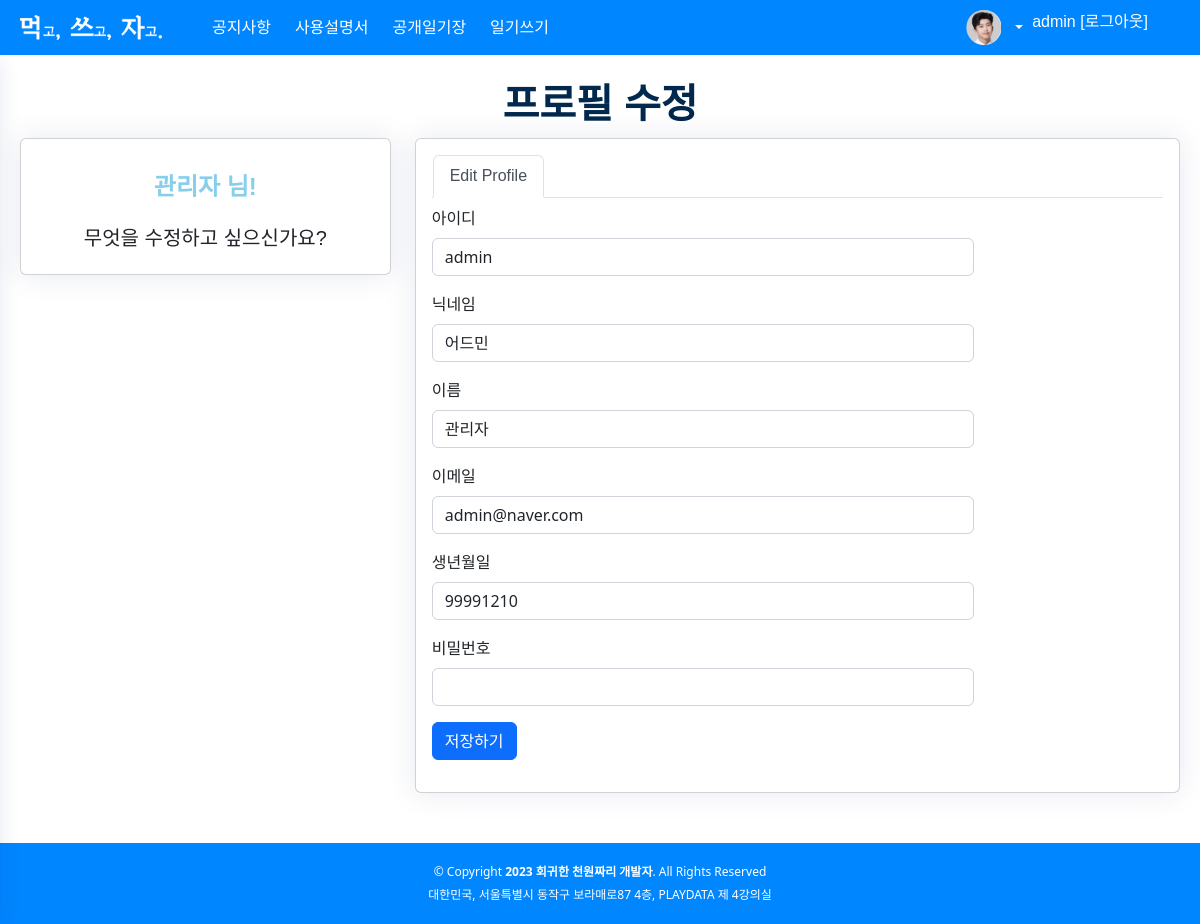
Screenshot of /profile/Account_settings/ (signed in) with the database file from the repository.
### pybo/models.py (models this page shows, shortened)
class User(db.Model):
    id = db.Column(db.Integer, primary_key = True)
    username = db.Column(db.String(10), unique=True, nullable = False)
    password = db.Column(db.String(12), nullable=False)
    email = db.Column(db.String(120), unique=True, nullable=False)
    nickname = db.Column(db.String(20), nullable=False)
    name = db.Column(db.String(20), nullable=False)
    dayofbirth = db.Column(db.String(8), nullable=False)
    is_active = db.Column(db.Boolean(), default=True) # is_active 속성

### pybo/views/profile_views.py (the view, shortened to what this page needs)
@bp.route('/Account_settings/', methods=('GET', 'POST'))
def Account_settings():
    return render_template('profile/Account_Settings.html')

### pybo/views/auth_views.py (called while the page is built)
@bp.before_app_request
def load_logged_in_user():
    user_id = session.get('user_id')
    if user_id is None:
        g.user = None
    else:
        g.user = User.query.get(user_id)

### pybo/templates/profile/Account_Settings.html (shortened to what this page needs)
{% extends 'base.html' %}
{% block content %}
  <main id="main" class="main">
    <div class="pagetitle">
      <h1>프로필 수정</h1>
    </div>
    <section class="section profile">
      <div class="row">
        <div class="col-xl-4">
          <div class="card">
            <div class="card-body profile-card pt-4 d-flex flex-column align-items-center">
              <h2 style="color:skyblue">{{ g.user.name }} 님!</h2><br>
              <h5> 무엇을 수정하고 싶으신가요? </h5>
            </div>
          </div>
        </div>
        <div class="col-xl-8">
          <div class="card">
            <div class="card-body pt-3">
              <ul class="nav nav-tabs nav-tabs-bordered">
                <li class="nav-item">
                  <button class="nav-link active" data-bs-toggle="tab" data-bs-target="#profile-edit">Edit Profile</button>
                </li>
              </ul>
              <div class="tab-content pt-2">
                <div class="tab-pane fade show active profile-overview" id="profile-edit">
                  <form method="POST" enctype="multipart/form-data">
                    <div class="row mb-3">
                      <label for="username" class="form-label">아이디</label>
                      <div class="col-md-8 col-lg-9">
                        <input name="username" readonly type="text" class="form-control" id="username" value="{{ g.user.username }}">
                      </div>
                    </div>
                    <div class="row mb-3">
                      <label for="nickname" class="form-label">닉네임</label>
                      <div class="col-md-8 col-lg-9">
                        <input name="nickname" class="form-control" id="nickname" value="{{ g.user.nickname }}">
                      </div>
                    </div>
                    <div class="row mb-3">
                      <label for="name" class="form-label">이름</label>
                      <div class="col-md-8 col-lg-9">
                        <input name="name" type="text" class="form-control" id="name" value="{{ g.user.name }}">
                      </div>
                    </div>
                    <div class="row mb-3">
                      <label for="email" class="form-label">이메일</label>
                      <div class="col-md-8 col-lg-9">
                        <input name="email" type="text" class="form-control" id="email" value="{{ g.user.email }}">
                      </div>
                    </div>
                    <div class="row mb-3">
                      <label for="dayofbirth" class="form-label">생년월일</label>
                      <div class="col-md-8 col-lg-9">
                        <input name="dayofbirth" type="text" class="form-control" id="dayofbirth" value="{{ g.user.dayofbirth }}">
                      </div>
                    </div>
                    <div class="row mb-3">
                      <label for="password" class="form-label">비밀번호</label>
                      <div class="col-md-8 col-lg-9">
                        <input name="password" type="password" class="form-control" id="password">
                      </div>
                    </div>
                    <div class="row mb-3">
                      <div class="text-left">
                        <button type="submit" class="btn btn-primary">저장하기</button>
                      </div>
                    </div>
                  </form>
                </div>
              </div>
            </div>
          </div>
    </section>
  </main>
{% endblock %}

### pybo/templates/header.html (shortened to what this page needs)
  <header  class="header fixed-top d-flex align-items-center">
    <a href="/" class="logo d-flex align-items-center">
      <img src="{{ url_for('static', filename= 'assets/img/logo2.png') }}" alt="logo">
    </a>
    <li class="nav-link">
      <a class="nav-link" href="{{ url_for('notice.noticelist') }}">
        <span class="d-none d-lg-block">공지사항</span>
      </a>
    </li>
    <li class="nav-link">
      <a class="nav-link" href="{{ url_for('diary.instruction') }}">
        <span class="d-none d-lg-block">사용설명서</span>
      </a>
    </li>
    <li class="nav-link">
      <a class="nav-link" href="{{ url_for('diary._list') }}">
        <span class="d-none d-lg-block">공개일기장</span>
      </a>
    </li>
    <li class="nav-link">
      <a class="nav-link" href="{{ url_for('diary.create') }}">
        <span class="d-none d-lg-block">일기쓰기</span>
      </a>
    </li>
          <nav class="header-nav ms-auto">
          <ul class="d-flex align-items-right">
          <li class="nav-item dropdown pe-3">
          {% if g.user %}
            <div class="d-flex align-items-right">
            <a class="nav-link nav-profile d-flex align-items-center pe-0" href="#" data-bs-toggle="dropdown">
              <img src="{{ url_for('static', filename= 'assets/img/profile-img.jpg') }}"
                   alt="Profile" class="rounded-circle">
              <span class="d-none d-md-block dropdown-toggle ps-2">
                <a class="nav-link" href="{{ url_for('auth.logout') }}">{{ g.user.username }} [로그아웃] </a>
              </span>
            {% endif %}
      </ul>
    </nav>
  </header>

### pybo/static/style.css (style rules this page uses)
:root { scroll-behavior: smooth; }
body { margin : 2% ; font-family: 'Noto Sans KR', sans-serif; background: #ffffff; color: #060606; }
a { color: #121212; text-decoration: none; }
h1, h2, h3, h4, h5, h6 { font-family: 'Noto Sans KR', sans-serif; }
.nav-link { font-size : 100%; margin-right: 6px; margin-left: 6px; font-family: 'Noto Sans KR', sans-serif; }
#main { margin-top: 60px; padding: 20px 20px; transition: all 0.3s; }
.pagetitle { margin-bottom: 10px; }
.pagetitle h1 { font-size: 40px; margin-bottom: 0; font-weight: 600; color: #00294d; text-align: center; }
.card { margin-bottom: 30px; border: none; width : auto; border-radius: 15px; box-shadow: 0px 0 30px rgba(1, 41, 112, 0.1); }
.card-body { padding: 40px; }
.nav-tabs-bordered { border-bottom: 2px solid #ebeef4; }
.nav-tabs-bordered .nav-link { margin-bottom: -1px; margin-left : 1px; border: none; color: #090909; }
.nav-tabs-bordered .nav-link.active { background-color: #fff; color: #b8b8b8; border-bottom: 2px solid #b0b0b0; }
.logo { line-height: 1; }
@media (min-width: 1200px) { .logo { width: 180px; } }
.logo img { max-height: 25px; margin-right: 15px; }
.header { transition: all 0.5s; z-index: 997; height: 6%; background-color: #0086ff; padding: 20px; color : #ffffff; }
.header-nav ul { list-style: none; }
.header-nav>ul { margin: 0; padding: 0; padding-right:10px; }
.header-nav .nav-profile { color: #ffffff; }
.header-nav .nav-profile img { padding-left : 2.5%; padding-right : 2.5%; max-height: 35px; }
.header-nav .nav-profile span { font-size: 16px; font-weight: 600; }
@media (min-width: 1200px) { #main, #footer { margin-left: 300px; } }
@media (min-width: 1200px) { .toggle-sidebar #main, .toggle-sidebar #footer { margin-left: 0; } }
.profile .profile-card h2 { font-size: 24px; font-weight: 700; color: #2c384e; margin: 10px 0 0 0; }

### rows the page displays
User: user.username "admin", user.name "관리자", username "admin", nickname "어드민", name "관리자", email "admin@naver.com", dayofbirth "99991210"
